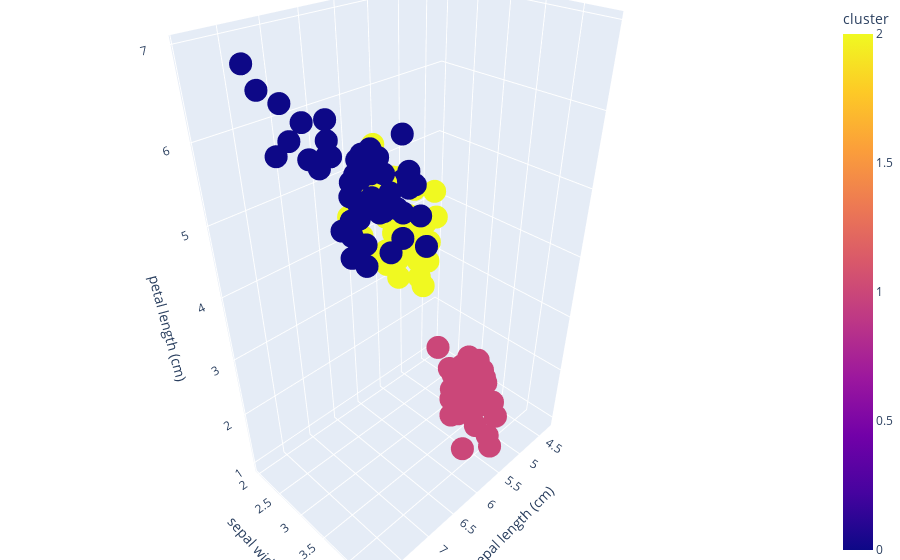

Notebook code cell kept with this figure:
### Code cell
fig = px.scatter_3d(
    df,
    x="sepal length (cm)",
    y="sepal width (cm)",
    z="petal length (cm)",
    color='cluster',  # cluster labels from KMeans
    hover_data=["sepal length (cm)", "sepal width (cm)", "petal length (cm)", "petal width (cm)", "species"],
    category_orders={"cluster": range(0, 2)}  # since k=2
)

fig.update_layout(margin=dict(l=0, r=0, b=0, t=0))
fig.show()

### Figure 1 — Plotly figure (JSON) as saved in the notebook; plotly's stock layout.template omitted (floating-point values rounded to 4 significant figures; data arrays with more than 128 entries replaced by an {"elided": "..."} marker saying what was removed)
{"data": [{"customdata": {"elided": "150x2 float values"}, "hovertemplate": "sepal length (cm)=%{x}<br>sepal width (cm)=%{y}<br>petal length (cm)=%{z}<br>petal width (cm)=%{customdata[0]}<br>species=%{customdata[1]}<br>cluster=%{marker.color}<extra></extra>", "legendgroup": "", "marker": {"color": {"elided": "150 int values"}, "coloraxis": "coloraxis", "symbol": "circle"}, "mode": "markers", "name": "", "scene": "scene", "showlegend": false, "type": "scatter3d", "x": {"elided": "150 float values"}, "y": {"elided": "150 float values"}, "z": {"elided": "150 float values"}}], "layout": {"coloraxis": {"colorbar": {"title": {"text": "cluster"}}, "colorscale": [[0, "#0d0887"], [0.1111, "#46039f"], [0.2222, "#7201a8"], [0.3333, "#9c179e"], [0.4444, "#bd3786"], [0.5556, "#d8576b"], [0.6667, "#ed7953"], [0.7778, "#fb9f3a"], [0.8889, "#fdca26"], [1, "#f0f921"]]}, "legend": {"tracegroupgap": 0}, "margin": {"b": 0, "l": 0, "r": 0, "t": 0}, "scene": {"domain": {"x": [0, 1], "y": [0, 1]}, "xaxis": {"title": {"text": "sepal length (cm)"}}, "yaxis": {"title": {"text": "sepal width (cm)"}}, "zaxis": {"title": {"text": "petal length (cm)"}}}}}
